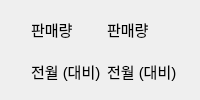
     <widget class="QWidget" name="page_7">
      <layout class="QHBoxLayout" name="horizontalLayout_6" stretch="1,1,5">
       <property name="leftMargin">
        <number>9</number>
       </property>
       <item>
        <widget class="QLabel" name="label_22">
         <property name="styleSheet">
          <string notr="true">border-image: url(:/resources/benz.png);</string>
         </property>
         <property name="text">
          <string/>
         </property>
        </widget>
       </item>
       <item>
        <layout class="QVBoxLayout" name="verticalLayout_10">
         <item>
          <widget class="QLabel" name="ds_9">
           <property name="font">
            <font>
             <pointsize>11</pointsize>
            </font>
           </property>
           <property name="text">
            <string>판매량</string>
           </property>
          </widget>
         </item>
         <item>
          <widget class="QLabel" name="label_21">
           <property name="font">
            <font>
             <pointsize>11</pointsize>
            </font>
           </property>
           <property name="text">
            <string>전월 (대비)</string>
           </property>
          </widget>
         </item>
        </layout>
       </item>
       <item>
        <layout class="QVBoxLayout" name="verticalLayout_11">
         <item>
          <widget class="QLabel" name="benzSales">
           <property name="font">
            <font>
             <pointsize>11</pointsize>
            </font>
           </property>
           <property name="text">
            <string>판매량</string>
           </property>
          </widget>
         </item>
         <item>
          <widget class="QLabel" name="benzOnMonth">
           <property name="font">
            <font>
             <pointsize>11</pointsize>
            </font>
           </property>
           <property name="text">
            <string>전월 (대비)</string>
           </property>
          </widget>
         </item>
        </layout>
       </item>
      </layout>
     </widget>
